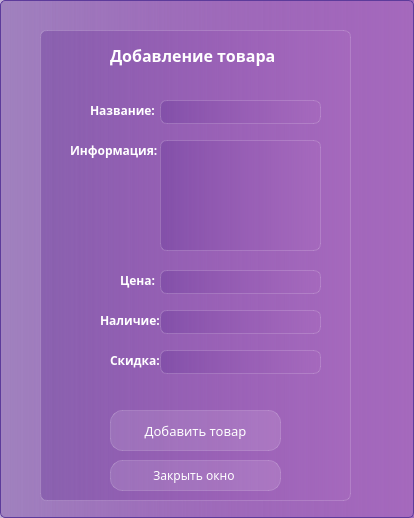
<?xml version="1.0" encoding="UTF-8"?>
<ui version="4.0">
 <class>AddProductWindow</class>
 <widget class="QDialog" name="AddProductWindow">
  <property name="geometry">
   <rect>
    <x>0</x>
    <y>0</y>
    <width>414</width>
    <height>518</height>
   </rect>
  </property>
  <property name="minimumSize">
   <size>
    <width>414</width>
    <height>518</height>
   </size>
  </property>
  <property name="maximumSize">
   <size>
    <width>414</width>
    <height>518</height>
   </size>
  </property>
  <property name="windowTitle">
   <string>Dialog</string>
  </property>
  <property name="styleSheet">
   <string notr="true">background-color:  qlineargradient( spread:pad,  x1:0, y1:0, x2:1, y2:0,  stop:0 rgba(105, 57, 153, 100),  stop:1 rgba(165, 105, 189, 255));  border: 1px solid #5D3B9B;  border-radius: 5px;
font-family: Everlasting;</string>
  </property>
  <widget class="QFrame" name="frame">
   <property name="geometry">
    <rect>
     <x>40</x>
     <y>30</y>
     <width>311</width>
     <height>471</height>
    </rect>
   </property>
   <property name="styleSheet">
    <string notr="true">backgroud-color: rgba(255, 255, 255, 30);
border: 1px solid rgba(255, 255, 255, 40);
border-radius: 7px;</string>
   </property>
   <widget class="QPushButton" name="Close_button_Clicked">
    <property name="geometry">
     <rect>
      <x>70</x>
      <y>430</y>
      <width>171</width>
      <height>31</height>
     </rect>
    </property>
    <property name="styleSheet">
     <string notr="true">QPushButton {
color: white;
background-color: rgba(255,255,255,30);
border: 1px solid rgba(255,255,255,40);
border-radius: 12px;
} 
QPushButton:hover{
background-color: rgba(255,255,255,40);
}

QPushButton:pressed{
background-color: rgba(255,255,255,70);
}</string>
    </property>
    <property name="text">
     <string>Закрыть окно </string>
    </property>
   </widget>
   <widget class="QPushButton" name="AddProduct_button_Clicked">
    <property name="geometry">
     <rect>
      <x>70</x>
      <y>380</y>
      <width>171</width>
      <height>41</height>
     </rect>
    </property>
    <property name="styleSheet">
     <string notr="true">QPushButton {
color: white;
background-color: rgba(255,255,255,30);
border: 1px solid rgba(255,255,255,40);
border-radius: 12px;
font-size: 10pt;
} 
QPushButton:hover{
background-color: rgba(255,255,255,40);
}

QPushButton:pressed{
background-color: rgba(255,255,255,70);
}</string>
    </property>
    <property name="text">
     <string>Добавить товар</string>
    </property>
   </widget>
   <widget class="QLineEdit" name="Name">
    <property name="geometry">
     <rect>
      <x>120</x>
      <y>70</y>
      <width>161</width>
      <height>24</height>
     </rect>
    </property>
    <property name="styleSheet">
     <string notr="true">color:white;
padding-left: 10px;</string>
    </property>
    <property name="maxLength">
     <number>50</number>
    </property>
   </widget>
   <widget class="QLabel" name="label">
    <property name="geometry">
     <rect>
      <x>70</x>
      <y>10</y>
      <width>201</width>
      <height>31</height>
     </rect>
    </property>
    <property name="styleSheet">
     <string notr="true">color: white;
font-weight: bold;
border: none;
font-size: 12pt;
background-color: none;</string>
    </property>
    <property name="text">
     <string>Добавление товара</string>
    </property>
   </widget>
   <widget class="QLineEdit" name="Money">
    <property name="geometry">
     <rect>
      <x>120</x>
      <y>240</y>
      <width>161</width>
      <height>24</height>
     </rect>
    </property>
    <property name="styleSheet">
     <string notr="true">color:white;
padding-left: 10px;</string>
    </property>
    <property name="maxLength">
     <number>8</number>
    </property>
   </widget>
   <widget class="QLineEdit" name="Count">
    <property name="geometry">
     <rect>
      <x>120</x>
      <y>280</y>
      <width>161</width>
      <height>24</height>
     </rect>
    </property>
    <property name="styleSheet">
     <string notr="true">color:white;
padding-left: 10px;</string>
    </property>
    <property name="maxLength">
     <number>7</number>
    </property>
   </widget>
   <widget class="QLabel" name="label_2">
    <property name="geometry">
     <rect>
      <x>50</x>
      <y>70</y>
      <width>71</width>
      <height>21</height>
     </rect>
    </property>
    <property name="styleSheet">
     <string notr="true">color: white;
font-weight: bold;
font-size: 9pt;
border: none;
background-color: none;</string>
    </property>
    <property name="text">
     <string>Название:</string>
    </property>
   </widget>
   <widget class="QLabel" name="label_3">
    <property name="geometry">
     <rect>
      <x>30</x>
      <y>110</y>
      <width>91</width>
      <height>21</height>
     </rect>
    </property>
    <property name="styleSheet">
     <string notr="true">color: white;
font-weight: bold;
font-size: 9pt;
border: none;
background-color: none;</string>
    </property>
    <property name="text">
     <string>Информация:</string>
    </property>
   </widget>
   <widget class="QLabel" name="label_8">
    <property name="geometry">
     <rect>
      <x>80</x>
      <y>240</y>
      <width>41</width>
      <height>21</height>
     </rect>
    </property>
    <property name="styleSheet">
     <string notr="true">color: white;
font-weight: bold;
font-size: 9pt;
border: none;
background-color: none;</string>
    </property>
    <property name="text">
     <string>Цена:</string>
    </property>
   </widget>
   <widget class="QLabel" name="label_9">
    <property name="geometry">
     <rect>
      <x>60</x>
      <y>280</y>
      <width>61</width>
      <height>21</height>
     </rect>
    </property>
    <property name="styleSheet">
     <string notr="true">color: white;
font-weight: bold;
font-size: 9pt;
border: none;
background-color: none;</string>
    </property>
    <property name="text">
     <string>Наличие:</string>
    </property>
   </widget>
   <widget class="QLabel" name="label_10">
    <property name="geometry">
     <rect>
      <x>70</x>
      <y>320</y>
      <width>51</width>
      <height>21</height>
     </rect>
    </property>
    <property name="styleSheet">
     <string notr="true">color: white;
font-weight: bold;
font-size: 9pt;
border: none;
background-color: none;</string>
    </property>
    <property name="text">
     <string>Скидка:</string>
    </property>
   </widget>
   <widget class="QLineEdit" name="Skidka">
    <property name="geometry">
     <rect>
      <x>120</x>
      <y>320</y>
      <width>161</width>
      <height>24</height>
     </rect>
    </property>
    <property name="styleSheet">
     <string notr="true">color:white;
padding-left: 10px;</string>
    </property>
    <property name="maxLength">
     <number>3</number>
    </property>
   </widget>
   <widget class="QTextEdit" name="Information">
    <property name="geometry">
     <rect>
      <x>120</x>
      <y>110</y>
      <width>161</width>
      <height>111</height>
     </rect>
    </property>
    <property name="styleSheet">
     <string notr="true">color:white;
padding-left: 10px;</string>
    </property>
   </widget>
   <widget class="QLabel" name="label_11">
    <property name="geometry">
     <rect>
      <x>70</x>
      <y>350</y>
      <width>201</width>
      <height>21</height>
     </rect>
    </property>
    <property name="styleSheet">
     <string notr="true">color: white;
font-weight: bold;
font-size: 9pt;
border: none;
background-color: none;</string>
    </property>
    <property name="text">
     <string/>
    </property>
   </widget>
  </widget>
 </widget>
 <resources/>
 <connections/>
</ui>
